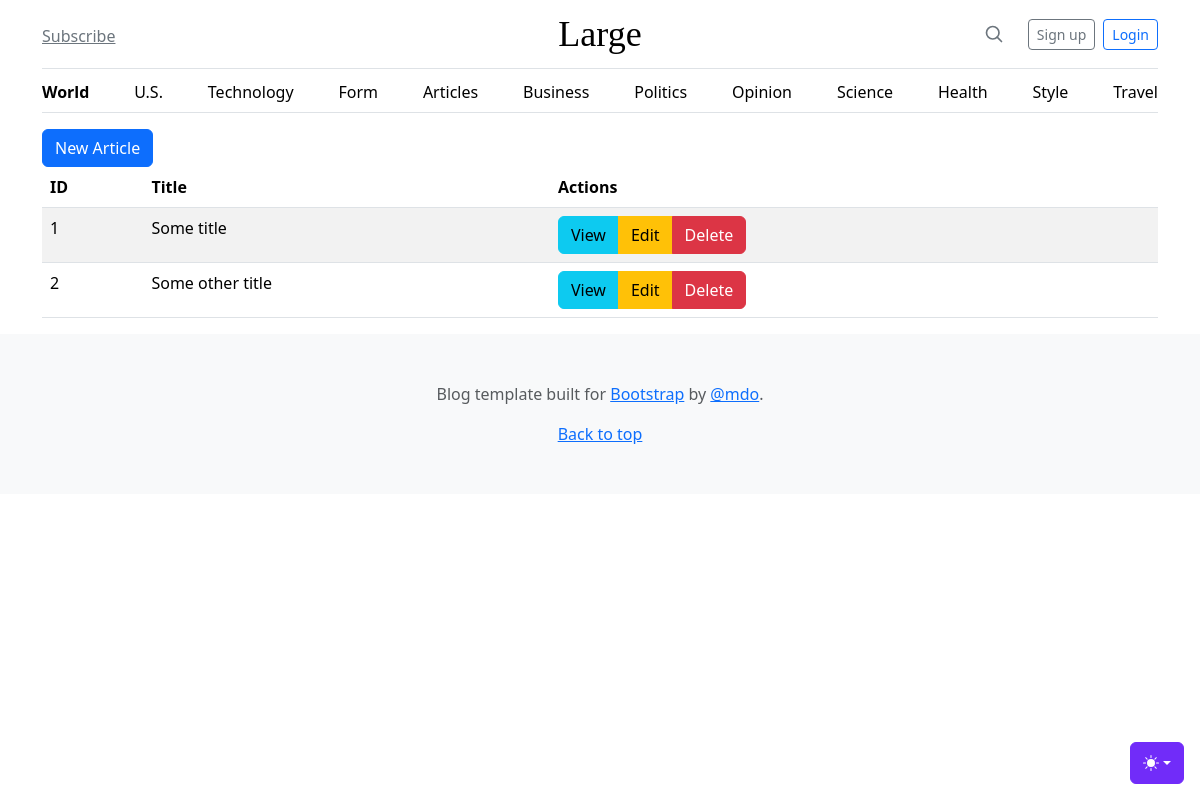
Page /articles on the earlier database version.
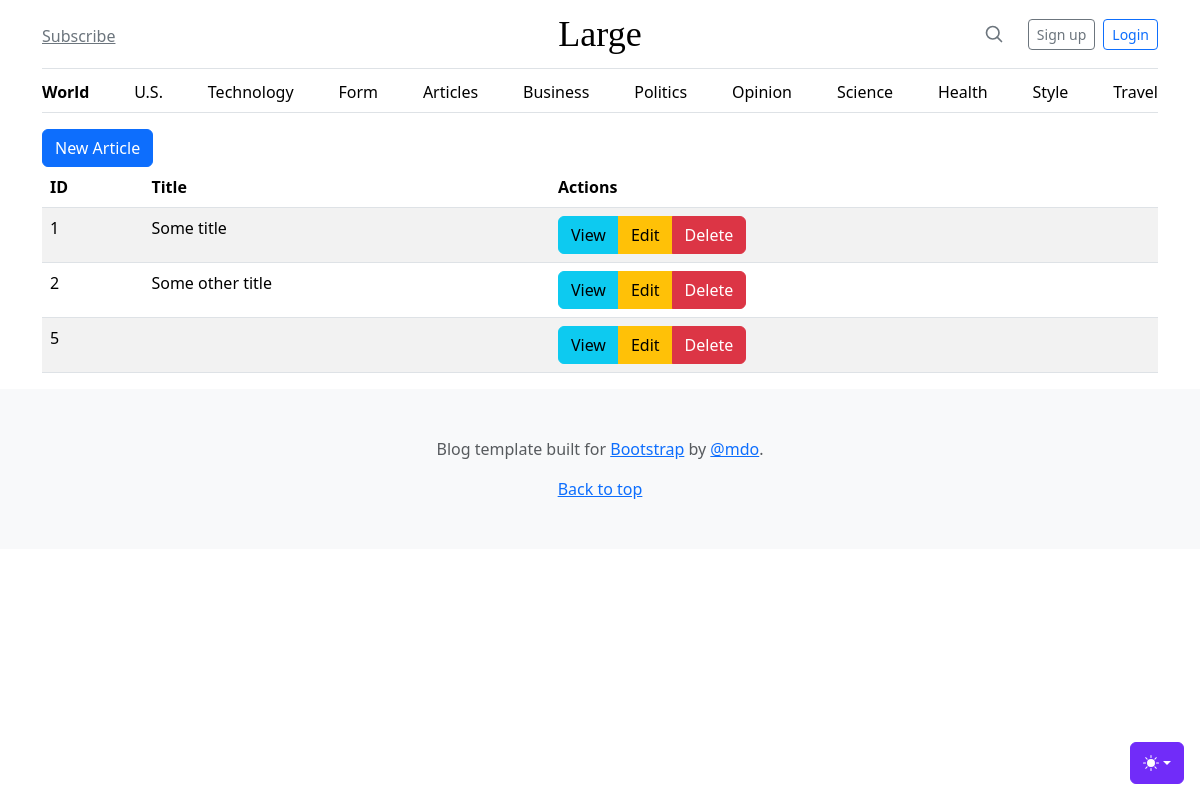
Same page on the later database version.
### tables this page shows
CREATE TABLE articles
(
    id    integer
        constraint articles_pk
            primary key autoincrement,
    title text not null,
    body  text
);

### src/Router.php (called while the page is built, shortened)
<?php
class Router {
    private static $routes = [];
    private $path;
    private $method;
    public function __construct($path, $method)
    {
        $this->path = parse_url($path, PHP_URL_PATH);
        $this->method = $method;
    }
    public function match(){
        foreach(self::$routes as $route){
            if($route['path'] === $this->path && $route['method'] === $this->method){
                return $route;
            }
        }
        return false;
    }
    public static function addRoute($method, $path, $action) {
        self::$routes[] = ['method' => $method, 'path' => $path, 'action' => $action];
    }
}

### helpers.php (called while the page is built, shortened)
<?php
function view($viewName, $variables=[]) {
    extract($variables);
    include __DIR__ . "/views/$viewName.php";
}
function auth() {
    return false;
}

### src/Controllers/ArticleController.php (called while the page is built, shortened)
<?php
class ArticleController
{
    public function index()
    {
        $articles = Article::all();
        view('articles/index', compact('articles'));
    }
}

### src/DB.php (called while the page is built, shortened)
<?php
class DB
{
    private $conn;
    public function __construct()
    {
        try {
            $this->conn = new PDO("sqlite:db.sqlite");
            $this->conn->setAttribute(PDO::ATTR_ERRMODE, PDO::ERRMODE_EXCEPTION);
        } catch (PDOException $e) {
            echo "Connection failed: " . $e->getMessage();
        }
    }
    public function all($table, $class)
    {
        $stmt = $this->conn->prepare("SELECT * FROM $table");
        $stmt->execute();
        $stmt->setFetchMode(PDO::FETCH_CLASS, $class);
        return $stmt->fetchAll();
    }
}

### src/Models/Model.php (called while the page is built, shortened)
<?php
abstract class Model {
    public static $table;
    public static function all() {
        $db = new DB();
        return $db->all(static::$table, static::class);
    }
}

### views/articles/index.php (the view)
<?php include __DIR__ . '/../partials/header.php'; ?>
  <main class="container">
        <a href="/articles/create" class="btn btn-primary">New Article</a>
        <table class="table table-striped table-hover">
            <thead>
                <th>ID</th>
                <th>Title</th>
                <th>Actions</th>
            </thead>
            <tbody>
                <?php foreach($articles as $article): ?>
                    <tr>
                        <td><?=$article->id?></td>
                        <td><?=$article->title?></td>
                        <td>
                            <div class="btn-group">
                                <a href="/articles/view?id=<?=$article->id?>" class="btn btn-info">View</a>
                                <a href="/articles/edit?id=<?=$article->id?>" class="btn btn-warning">Edit</a>
                                <a href="/articles/delete?id=<?=$article->id?>" class="btn btn-danger">Delete</a>
                            </div>
                        </td>
                    </tr>
                <?php endforeach; ?>
            </tbody>
        </table>
  </main>
<?php include __DIR__ . '/../partials/footer.php'; ?>

### public/index.php (shortened to what this page needs)
<?php
require __DIR__ . '/../helpers.php';
spl_autoload_register(function ($class) {
    $class = substr($class, 4);
});
$router = new App\Router($_SERVER['REQUEST_URI'], $_SERVER['REQUEST_METHOD']);
$match = $router->match();
if($match) {
    if(is_callable($match['action'])){
        call_user_func($match['action']);
    } else if(is_array($match['action'])){
        $controller = new $className();
        $method = $match['action'][1];
        $controller->$method();
    }
} else {
    echo '404 page not found';
}

### views/partials/header.php (shortened to what this page needs)
<!doctype html>
<html lang="en" data-bs-theme="auto">
  <head>
    <link href="/assets/dist/css/bootstrap.min.css" rel="stylesheet" />
    <link href="/blog.css" rel="stylesheet" />
  </head>
  <body>
    <?php include __DIR__ . '/theme-toggle.php' ?>
    <?php include __DIR__ . '/nav.php' ?>

### views/partials/theme-toggle.php (shortened to what this page needs)
<div
  class="dropdown position-fixed bottom-0 end-0 mb-3 me-3 bd-mode-toggle"
>
  <button
    class="btn btn-bd-primary py-2 dropdown-toggle d-flex align-items-center"
    id="bd-theme"
    type="button"
    aria-expanded="false"
    data-bs-toggle="dropdown"
    aria-label="Toggle theme (auto)"
  >
    <svg class="bi my-1 theme-icon-active" aria-hidden="true">
      <use href="#circle-half"></use>
    </svg>
  </button>
</div>

### views/partials/nav.php (shortened to what this page needs)
<div class="container">
    <header class="border-bottom lh-1 py-3">
        <div class="row flex-nowrap justify-content-between align-items-center">
            <div class="col-4 pt-1">
                <a class="link-secondary" href="#">Subscribe</a>
            </div>
            <div class="col-4 text-center">
                <a
                    class="blog-header-logo text-body-emphasis text-decoration-none"
                    href="#">Large</a>
            </div>
            <div class="col-4 gap-2 d-flex justify-content-end align-items-center">
                <a class="link-secondary" href="#" aria-label="Search">
                    <svg
                        xmlns="http://www.w3.org/2000/svg"
                        width="20"
                        height="20"
                        fill="none"
                        stroke="currentColor"
                        stroke-linecap="round"
                        stroke-linejoin="round"
                        stroke-width="2"
                        class="mx-3"
                        role="img"
                        viewBox="0 0 24 24">
                        <title>Search</title>
                        <circle cx="10.5" cy="10.5" r="7.5"></circle>
                        <path d="M21 21l-5.2-5.2"></path>
                    </svg>
                </a>
                <?php if (auth()): ?>
                    <div class="dropdown">
                        <button class="btn btn-secondary dropdown-toggle" type="button" data-bs-toggle="dropdown" aria-expanded="false">
                            <?=auth()->email?>
                        </button>
                        <ul class="dropdown-menu">
                            <li><a class="dropdown-item" href="/logout">Logout</a></li>
                        </ul>
                    </div>
                <?php else: ?>
                    <a class="btn btn-sm btn-outline-secondary" href="/register">Sign up</a>
                    <a class="btn btn-sm btn-outline-primary" href="/login">Login</a>
                <?php endif ?>
            </div>
        </div>
    </header>
    <div class="nav-scroller py-1 mb-3 border-bottom">
        <nav class="nav nav-underline justify-content-between">
            <a class="nav-item nav-link link-body-emphasis active" href="/">World</a>
            <a class="nav-item nav-link link-body-emphasis" href="/us">U.S.</a>
            <a class="nav-item nav-link link-body-emphasis" href="#">Technology</a>
            <a class="nav-item nav-link link-body-emphasis" href="/form">Form</a>
            <a class="nav-item nav-link link-body-emphasis" href="/articles">Articles</a>
            <a class="nav-item nav-link link-body-emphasis" href="#">Business</a>
            <a class="nav-item nav-link link-body-emphasis" href="#">Politics</a>
            <a class="nav-item nav-link link-body-emphasis" href="#">Opinion</a>
            <a class="nav-item nav-link link-body-emphasis" href="#">Science</a>
            <a class="nav-item nav-link link-body-emphasis" href="#">Health</a>
            <a class="nav-item nav-link link-body-emphasis" href="#">Style</a>
            <a class="nav-item nav-link link-body-emphasis" href="#">Travel</a>
        </nav>
    </div>
</div>

### views/partials/footer.php (shortened to what this page needs)
    <footer class="py-5 text-center text-body-secondary bg-body-tertiary">
      <p>
        Blog template built for
        <a href="https://getbootstrap.com/">Bootstrap</a> by
        <a href="https://x.com/mdo">@mdo</a>.
      </p>
      <p class="mb-0"><a href="#">Back to top</a></p>
    </footer>
  </body>
</html>

### public/blog.css (style rules this page uses)
.blog-header-logo { font-family: "Playfair Display", Georgia, "Times New Roman", serif; font-size: 2.25rem; }

### views/partials/header.php (style rules this page uses)
.bi { vertical-align: -0.125em; fill: currentColor; }
.nav-scroller { position: relative; z-index: 2; height: 2.75rem; overflow-y: hidden; }
.nav-scroller .nav { display: flex; flex-wrap: nowrap; padding-bottom: 1rem; margin-top: -1px; overflow-x: auto; text-align: center; white-space: nowrap; -webkit-overflow-scrolling: touch; }
.btn-bd-primary { --bd-violet-bg: #712cf9; --bd-violet-rgb: 112.520718, 44.062154, 249.437846; --bs-btn-font-weight: 600; --bs-btn-color: var(--bs-white); --bs-btn-bg: var(--bd-violet-bg); --bs-btn-border-color: var(--bd-violet-bg); --bs-btn-hover-color: var(--bs-white); --bs-btn-hover-bg: #6528e0; --bs-btn-hover-border-color: #6528e0; --bs-btn-focus-shadow-rgb: var(--bd-violet-rgb); --bs-btn-active-color: var(--bs-btn-hover-color); --bs-btn-active-bg: #5a23c8; --bs-btn-active-border-color: #5a23c8; }
.bd-mode-toggle { z-index: 1500; }
.bd-mode-toggle .bi { width: 1em; height: 1em; }

Differences in the rows shown:
added articles: id "5"
